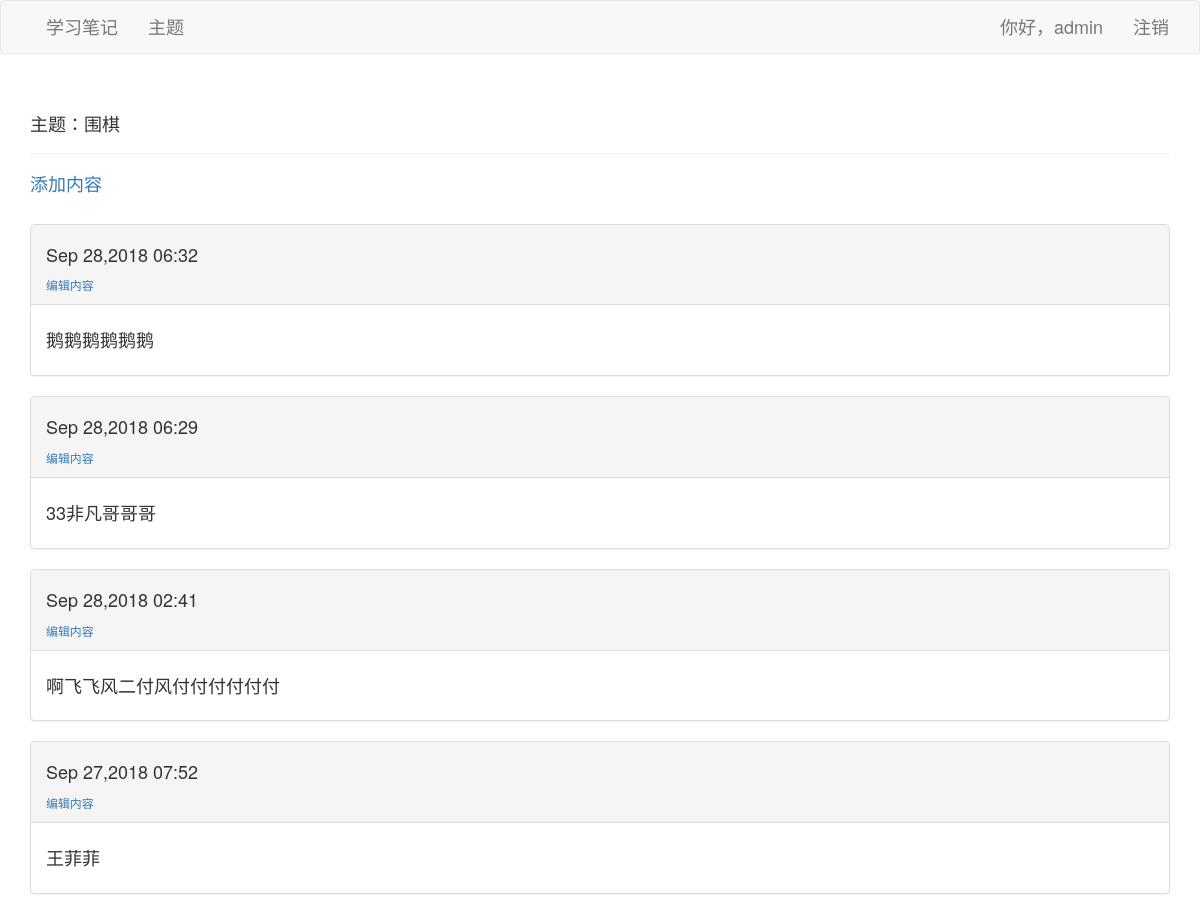
The page /topics/3/ (signed in) on the database its author committed.
### learning_logs/models.py (models this page shows, shortened)
class Topic(models.Model):
	owner = models.ForeignKey(User,on_delete=models.CASCADE) # 删除关联数据,与之关联也删除
	text=models.CharField(max_length=200)
	date_added=models.DateTimeField(auto_now_add=True) #不是字符串类型
	def __str__(self):
		return self.text  #必须返回字符串

class Entry(models.Model):
	topic=models.ForeignKey(Topic,on_delete=models.CASCADE) # 删除关联数据,与之关联也删除
	text=models.TextField()
	date_added=models.DateTimeField(auto_now_add=True)

### learning_logs/views.py (the view)
# urls.py: url(r'^topics/(?P<topic_id>\d+)/$',views.topic,name="topic"),
@login_required()
def topic(request,topic_id):
	topic=Topic.objects.get(id=topic_id)#获得某一条具体数据用get，获得很多条数据用过滤filter
	if topic.owner!=request.user:
		raise Http404  #抛出异常，404:服务器上没有请求的资源
	entries=topic.entry_set.order_by("-date_added")
	context={"topic_date":topic,"entries_date":entries}
	return render(request,"lenarning_logs/topic.html",context)

### learning_logs/templates/lenarning_logs/topic.html
{% extends "lenarning_logs/base.html" %}
{% load bootstrap3 %}
{% block header %}
    <h4>主题：{{ topic_date }}</h4>
{% endblock header %}
{% block content %}
     <h4><a href="{% url "new_entry" topic_date.id %}">添加内容</a></h4>
    <br>
    {% for entry in entries_date %}
           <div class="panel panel-default">
              <div class="panel-heading">
                  <h4>{{ entry.date_added|date:'M d,Y H:i'}}</h4>
                   <small>
                      <a href="{% url "edit_entry" entry.id %}">编辑内容</a>
                  </small>
              </div>
              <div class="panel-body">
                  <h4>{{ entry.text }}</h4>
              </div>
           </div>
           {% empty %}
           <h4><li>您还没有添加任何内容</li></h4>
       {% endfor %}
{% endblock content %}

### learning_logs/templates/lenarning_logs/base.html (shortened to what this page needs)
{% load bootstrap3 %}
<!DOCTYPE html>
<html lang="en">
<head>
    {% bootstrap_css %}
</head>
<body>
<nav class="navbar navbar-default">
  <div class="container-fluid">
    <div class="collapse navbar-collapse" id="bs-example-navbar-collapse-1">
      <ul class="nav navbar-nav">
        <li ><a href="{% url 'index' %}" ><font size="4">学习笔记</font></a></li>
        <li ><a href="{% url 'topics'%}"><font size="4">主题</font></a></li>
      </ul>
      <ul class="nav navbar-nav navbar-right">
          {% if user.is_authenticated %}
              <li><a><font size="4">你好，{{ user.username }}</font></a></li>
              <li><a href="{% url 'logout' %}"><font size="4">注销</font></a></li>
          {% else %}
              <li><a href="{% url 'register' %}"><font size="4">注册</font></a></li>
              <li><a href="{% url 'login' %}"><font size="4">登录</font></a></li>
          {% endif %}
      </ul>
    </div>
  </div>
</nav>
<div  class="container">
     <div class="page-header">
    {% block header%}{% endblock header %}
     </div>
     <div>
          {% block content %}{% endblock content %}
     </div>
</div>
</body>
</html>

### rows shown on the page
Topic: text "围棋"
Entry: date_added "Sep 28,2018 06:32", text "鹅鹅鹅鹅鹅鹅"
Entry: date_added "Sep 28,2018 06:29", text "33非凡哥哥哥"
Entry: date_added "Sep 28,2018 02:41", text "啊飞飞风二付风付付付付付付"
Entry: date_added "Sep 27,2018 07:52", text "王菲菲"

### other values the page prints
{{ user.username }} "admin"
